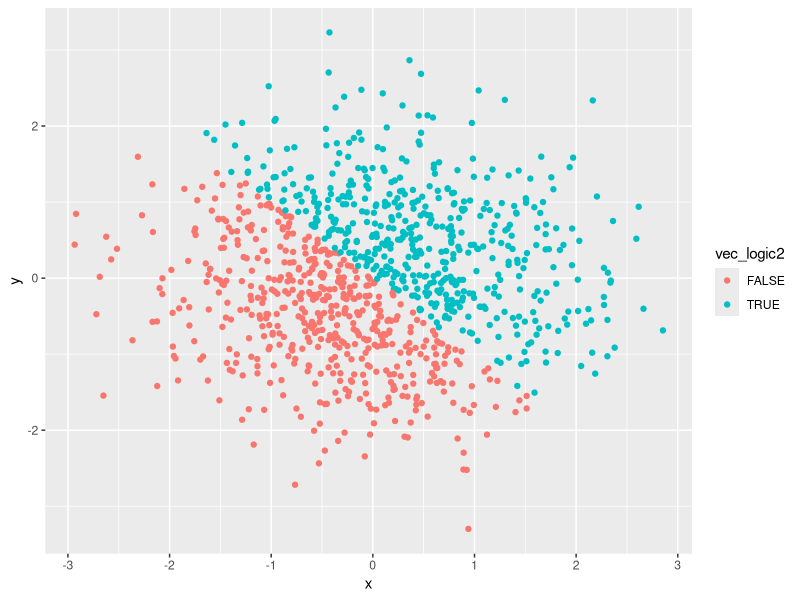
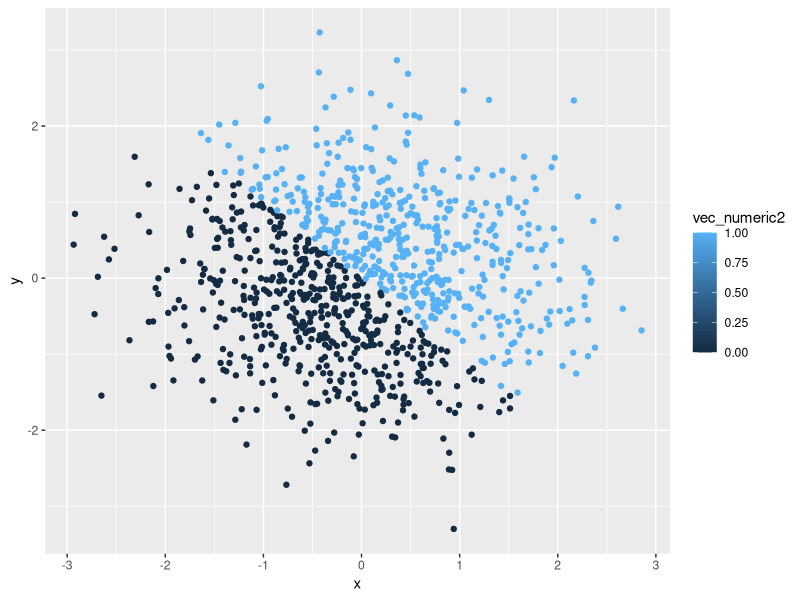
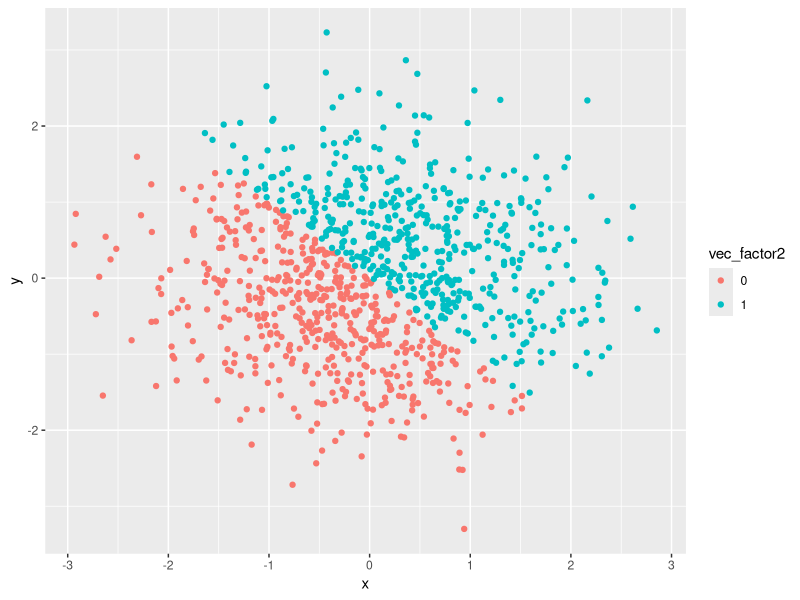
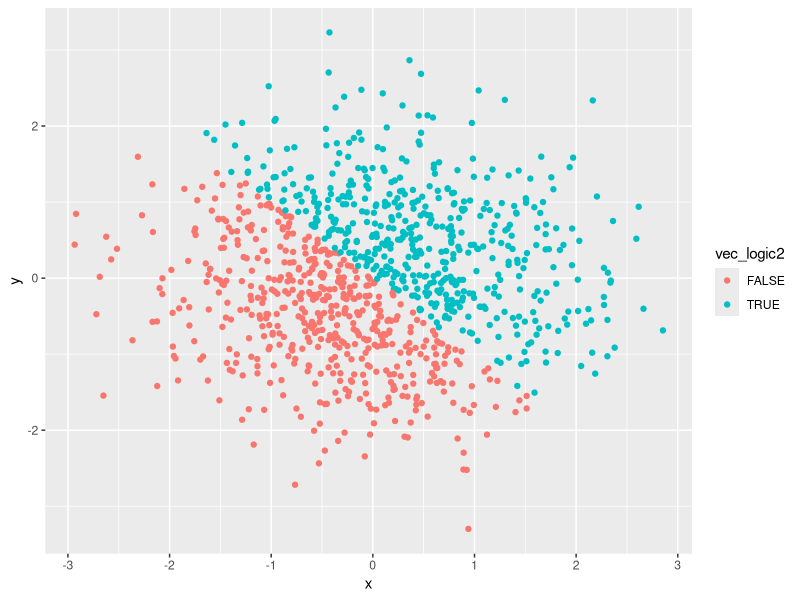

Here is the R script that generated these plots, in order:
## ---- chunk 1
knitr::opts_chunk$set(echo = TRUE)
## ---- chunk 2
library(tidyverse)
## ---- chunk 3

vec_numeric <- runif(10, min = 0, max = 5)
vec_logic <- vec_numeric > 2
vec_character <- c("My", "name", "is", "Brennan", "and", "I", "love", "data", "science", "yay")
vec_factor <- factor(c("blue", "red", "green", "blue", "red", "green", "blue", "red", "green", "blue" ))

problem_1_df <- tibble(
  vec_numeric,
  vec_logic <- vec_numeric > 2,
  vec_character,
  vec_factor
)

## ---- chunk 4
x <- rnorm(1000)
y <- rnorm(1000)
vec_logic2 <- x + y > 0
vec_numeric2 <- as.numeric(vec_logic2)
vec_factor2 <- as.factor(vec_numeric2)

problem_2_df <- tibble(
  x,
  y,
  vec_logic2,
  vec_numeric2,
  vec_factor2
)
## ---- chunk 5
ggplot(problem_2_df, aes(x = x, y = y, color = vec_logic2)) + geom_point()
ggsave("problem_2_plot.jpg",dpi=300)

ggplot(problem_2_df, aes(x = x, y = y, color = vec_numeric2)) + geom_point()

ggplot(problem_2_df, aes(x = x, y = y, color = vec_factor2)) + geom_point()
